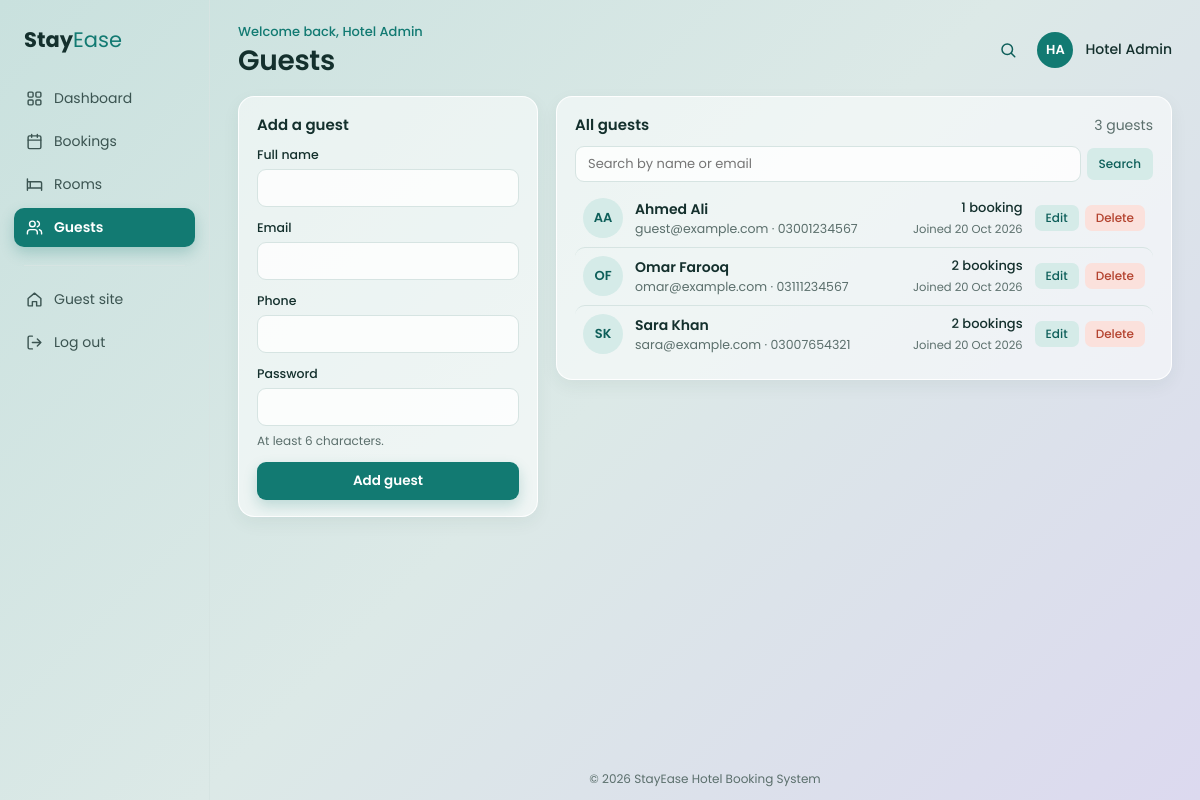
Page /Admin/guests.php (signed in) on the committed database.
### tables this page shows
CREATE TABLE IF NOT EXISTS guests (
  guest_id INT AUTO_INCREMENT PRIMARY KEY,
  full_name VARCHAR(100) NOT NULL,
  email VARCHAR(100) NOT NULL UNIQUE,
  phone VARCHAR(20) NOT NULL,
  password VARCHAR(255) NOT NULL,
  created_at TIMESTAMP DEFAULT CURRENT_TIMESTAMP
);

### includes/auth.php (called while the page is built, shortened)
<?php
function get_initials($name) {
    $words = explode(' ', trim($name));
    $initials = '';
    foreach ($words as $word) {
        if ($word != '') {
            $initials .= strtoupper($word[0]);
        }
    }
    return substr($initials, 0, 2);
}
?>

### Admin/guests.php (the view, shortened to what this page needs)
<?php
include '../includes/auth.php';
include '../config/db.php';
$guest_id = 0;
$full_name = "";
$email = "";
$phone = "";
$search = "";
$sql = "SELECT guests.guest_id, guests.full_name, guests.email, guests.phone, guests.created_at,
               (SELECT COUNT(*) FROM bookings WHERE bookings.guest_id = guests.guest_id) AS total_bookings
        FROM guests";
$sql .= " ORDER BY guests.full_name";
$stmt = mysqli_prepare($conn, $sql);
mysqli_stmt_execute($stmt);
$guests = mysqli_stmt_get_result($stmt);
include '../includes/header.php';
?>
<div class="guests-grid">
  <section class="card">
    <div class="card-head">
      <h2><?php echo $guest_id == 0 ? 'Add a guest' : 'Edit guest'; ?></h2>
    </div>
    <form action="guests.php<?php if ($guest_id != 0) echo '?edit=' . $guest_id; ?>" method="post" class="form">
      <label for="full_name">Full name</label>
      <input type="text" id="full_name" name="full_name" maxlength="100" value="<?php echo htmlspecialchars($full_name); ?>" required>
      <label for="email">Email</label>
      <input type="email" id="email" name="email" maxlength="100" value="<?php echo htmlspecialchars($email); ?>" required>
      <label for="phone">Phone</label>
      <input type="tel" id="phone" name="phone" pattern="[0-9]{7,15}" title="7 to 15 digits" value="<?php echo htmlspecialchars($phone); ?>" required>
      <label for="password">Password</label>
      <input type="password" id="password" name="password" minlength="6" <?php if ($guest_id == 0) echo 'required'; ?>>
      <p class="hint">
        <?php echo $guest_id == 0 ? 'At least 6 characters.' : 'Leave blank to keep the current password.'; ?>
      </p>
      <div class="form-actions">
        <button type="submit" name="save" class="btn-primary"><?php echo $guest_id == 0 ? 'Add guest' : 'Save changes'; ?></button>
      </div>
    </form>
  </section>
  <section class="card">
    <div class="card-head">
      <h2>All guests</h2>
      <span class="muted"><?php echo mysqli_num_rows($guests); ?> <?php echo mysqli_num_rows($guests) == 1 ? 'guest' : 'guests'; ?></span>
    </div>
    <form action="guests.php" method="get" class="search-form">
      <input type="search" name="search" placeholder="Search by name or email" value="<?php echo htmlspecialchars($search); ?>">
      <button type="submit" class="btn-small">Search</button>
    </form>
    <?php if (mysqli_num_rows($guests) == 0) { ?>
      <p class="empty">
        <?php echo $search != "" ? 'No guests match "' . htmlspecialchars($search) . '".' : 'No guests yet. Add one using the form.'; ?>
      </p>
    <?php } else { ?>
      <div class="guest-list">
        <?php while ($row = mysqli_fetch_assoc($guests)) { ?>
          <div class="guest-item <?php if ($row['guest_id'] == $guest_id) echo 'editing'; ?>">
            <span class="guest-avatar"><?php echo htmlspecialchars(get_initials($row['full_name'])); ?></span>
            <div class="guest-info">
              <span class="guest-name"><?php echo htmlspecialchars($row['full_name']); ?></span>
              <span class="guest-meta">
                <?php echo htmlspecialchars($row['email']); ?> · <?php echo htmlspecialchars($row['phone']); ?>
              </span>
            </div>
            <div class="guest-stats">
              <span class="guest-bookings"><?php echo $row['total_bookings']; ?> <?php echo $row['total_bookings'] == 1 ? 'booking' : 'bookings'; ?></span>
              <span class="guest-joined">Joined <?php echo date('d M Y', strtotime($row['created_at'])); ?></span>
            </div>
            <div class="guest-actions">
              <a href="guests.php?edit=<?php echo $row['guest_id']; ?>" class="btn-small">Edit</a>
              <form action="guests.php" method="post" onsubmit="return confirm('Delete <?php echo htmlspecialchars(addslashes($row['full_name']), ENT_QUOTES); ?>? This cannot be undone.');">
                <button type="submit" name="delete" class="btn-small danger">Delete</button>
              </form>
            </div>
          </div>
        <?php } ?>
      </div>
    <?php } ?>
  </section>
</div>
<?php include '../includes/footer.php'; ?>

### css/admin.css (style rules this page uses)
:root { --teal: #127a72; --teal-dark: #0e5f5a; --teal-soft: #d5ebe8; --text: #14302d; --muted: #5b6f6c; --line: #d6e4e2; --card: rgba(255, 255, 255, 0.55); --radius: 16px; }
* { box-sizing: border-box; }
body.admin { margin: 0; min-height: 100vh; font-family: "Poppins", Arial, sans-serif; font-size: 14px; color: var(--text); background: linear-gradient(135deg, #c9e1de 0%, #dce9e7 50%, #dcd9ef 100%); }
.card { padding: 16px 18px; background: var(--card); border: 1px solid rgba(255, 255, 255, 0.9); border-radius: var(--radius); box-shadow: 0 6px 18px rgba(20, 60, 56, 0.06); }
.card-head { display: flex; align-items: baseline; justify-content: space-between; gap: 12px; margin-bottom: 10px; }
.card-head h2 { margin: 0; font-size: 15px; font-weight: 600; }
.muted { color: var(--muted); }
.form label { display: block; margin-bottom: 5px; font-size: 12.5px; font-weight: 500; }
.form input, .form select { width: 100%; margin-bottom: 12px; padding: 8px 10px; font-family: inherit; font-size: 13.5px; color: inherit; background: rgba(255, 255, 255, 0.8); border: 1px solid var(--line); border-radius: 9px; }
.form-actions { display: flex; gap: 8px; margin-top: 4px; }
.btn-primary, .btn-secondary { display: inline-block; padding: 9px 16px; font-family: inherit; font-size: 13.5px; font-weight: 600; text-align: center; text-decoration: none; border: none; border-radius: 9px; cursor: pointer; }
.btn-primary { flex: 1; color: #fff; background: var(--teal); box-shadow: 0 6px 14px rgba(18, 122, 114, 0.22); }
.btn-small { display: inline-block; padding: 4px 11px; font-family: inherit; font-size: 12px; font-weight: 500; color: var(--teal-dark); text-decoration: none; background: var(--teal-soft); border: none; border-radius: 7px; cursor: pointer; }
.btn-small.danger { color: #b4432f; background: #fbe1dc; }

### css/guests.css (style rules this page uses)
.guests-grid { display: grid; grid-template-columns: 300px minmax(0, 1fr); gap: 18px; align-items: start; }
.hint { margin: -6px 0 12px; font-size: 12px; color: var(--muted); }
.search-form { display: flex; align-items: center; gap: 6px; margin-bottom: 8px; }
.search-form input { flex: 1; min-width: 0; padding: 7px 12px; font-family: inherit; font-size: 13px; color: inherit; background: rgba(255, 255, 255, 0.8); border: 1px solid var(--line); border-radius: 9px; }
.search-form .btn-small { padding: 7px 12px; }
.guest-item { display: flex; align-items: center; gap: 12px; padding: 8px; border-top: 1px solid var(--line); border-radius: 10px; }
.guest-item:first-child { border-top: 0; }
.guest-avatar { display: flex; flex-shrink: 0; align-items: center; justify-content: center; width: 40px; height: 40px; font-size: 13px; font-weight: 600; color: var(--teal-dark); background: var(--teal-soft); border-radius: 50%; }
.guest-info { flex: 1; min-width: 0; }
.guest-name { display: block; font-size: 14px; font-weight: 600; }
.guest-meta { display: block; overflow: hidden; font-size: 12.5px; white-space: nowrap; text-overflow: ellipsis; color: var(--muted); }
.guest-stats { flex-shrink: 0; text-align: right; }
.guest-bookings { display: block; font-size: 13px; font-weight: 500; }
.guest-joined { font-size: 11.5px; color: var(--muted); }
.guest-actions { display: flex; gap: 6px; }
.guest-actions form { margin: 0; }

### rows in the picture
guests: full_name "AA", full_name "Ahmed Ali", email "guest@example.com", phone "03001234567", total_bookings "1", created_at "20 Oct 2026"
guests: full_name "OF", full_name "Omar Farooq", email "omar@example.com", phone "03111234567", total_bookings "2", created_at "20 Oct 2026"
guests: full_name "SK", full_name "Sara Khan", email "sara@example.com", phone "03007654321", total_bookings "2", created_at "20 Oct 2026"

### other values in the picture
$admin_name "Hotel Admin"
$page_title "Guests"
get_initials($admin_name) "HA"
mysqli_num_rows($guests) "3"
